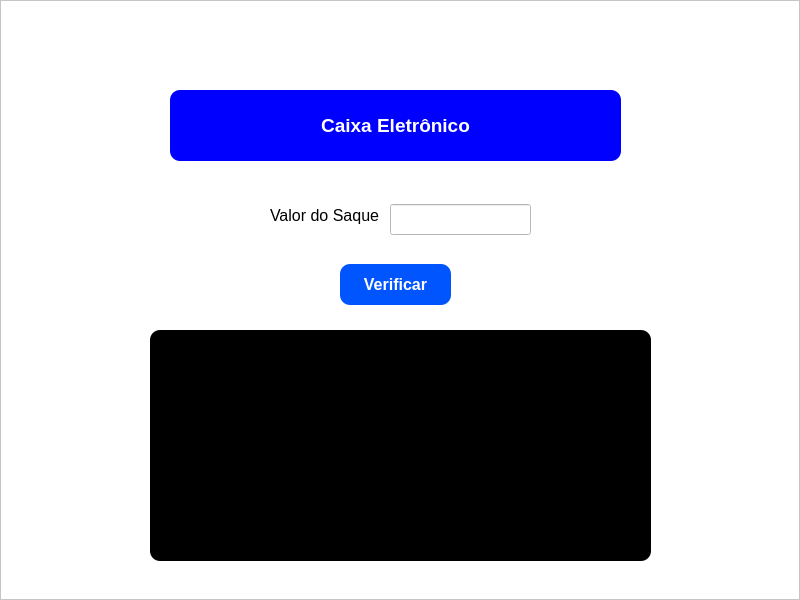
<?xml version="1.0" encoding="UTF-8"?>
<ui version="4.0">
 <class>MainWindow</class>
 <widget class="QMainWindow" name="MainWindow">
  <property name="geometry">
   <rect>
    <x>0</x>
    <y>0</y>
    <width>800</width>
    <height>600</height>
   </rect>
  </property>
  <property name="windowTitle">
   <string>MainWindow</string>
  </property>
  <widget class="QWidget" name="centralwidget">
   <layout class="QHBoxLayout" name="horizontalLayout">
    <property name="spacing">
     <number>0</number>
    </property>
    <property name="leftMargin">
     <number>0</number>
    </property>
    <property name="topMargin">
     <number>0</number>
    </property>
    <property name="rightMargin">
     <number>0</number>
    </property>
    <property name="bottomMargin">
     <number>0</number>
    </property>
    <item>
     <widget class="QFrame" name="frame">
      <property name="styleSheet">
       <string notr="true">background-color: #FFF;</string>
      </property>
      <property name="frameShape">
       <enum>QFrame::StyledPanel</enum>
      </property>
      <property name="frameShadow">
       <enum>QFrame::Raised</enum>
      </property>
      <widget class="QLabel" name="label">
       <property name="geometry">
        <rect>
         <x>170</x>
         <y>90</y>
         <width>451</width>
         <height>71</height>
        </rect>
       </property>
       <property name="font">
        <font>
         <family>Arial</family>
         <pointsize>14</pointsize>
         <weight>75</weight>
         <bold>true</bold>
        </font>
       </property>
       <property name="styleSheet">
        <string notr="true">background-color: #0000ff;
color: #FFF;
border-radius: 10px;</string>
       </property>
       <property name="text">
        <string>Caixa Eletrônico</string>
       </property>
       <property name="alignment">
        <set>Qt::AlignCenter</set>
       </property>
      </widget>
      <widget class="QLabel" name="label_2">
       <property name="geometry">
        <rect>
         <x>270</x>
         <y>200</y>
         <width>121</width>
         <height>31</height>
        </rect>
       </property>
       <property name="font">
        <font>
         <pointsize>12</pointsize>
        </font>
       </property>
       <property name="text">
        <string>Valor do Saque</string>
       </property>
      </widget>
      <widget class="QLineEdit" name="lineEdit">
       <property name="geometry">
        <rect>
         <x>390</x>
         <y>204</y>
         <width>141</width>
         <height>31</height>
        </rect>
       </property>
      </widget>
      <widget class="QLabel" name="label_verificar">
       <property name="geometry">
        <rect>
         <x>150</x>
         <y>330</y>
         <width>501</width>
         <height>231</height>
        </rect>
       </property>
       <property name="font">
        <font>
         <family>Arial</family>
         <pointsize>12</pointsize>
         <weight>75</weight>
         <bold>true</bold>
        </font>
       </property>
       <property name="styleSheet">
        <string notr="true">background-color: #000;
color: #FFF;
border-radius: 10px;</string>
       </property>
       <property name="text">
        <string/>
       </property>
       <property name="alignment">
        <set>Qt::AlignCenter</set>
       </property>
      </widget>
      <widget class="QPushButton" name="pb_verificar">
       <property name="geometry">
        <rect>
         <x>340</x>
         <y>264</y>
         <width>111</width>
         <height>41</height>
        </rect>
       </property>
       <property name="font">
        <font>
         <pointsize>12</pointsize>
         <weight>75</weight>
         <bold>true</bold>
        </font>
       </property>
       <property name="styleSheet">
        <string notr="true">background-color: #0055ff;
color: #FFF;
border-radius: 10px;</string>
       </property>
       <property name="text">
        <string>Verificar</string>
       </property>
      </widget>
     </widget>
    </item>
   </layout>
  </widget>
 </widget>
 <resources/>
 <connections/>
</ui>
